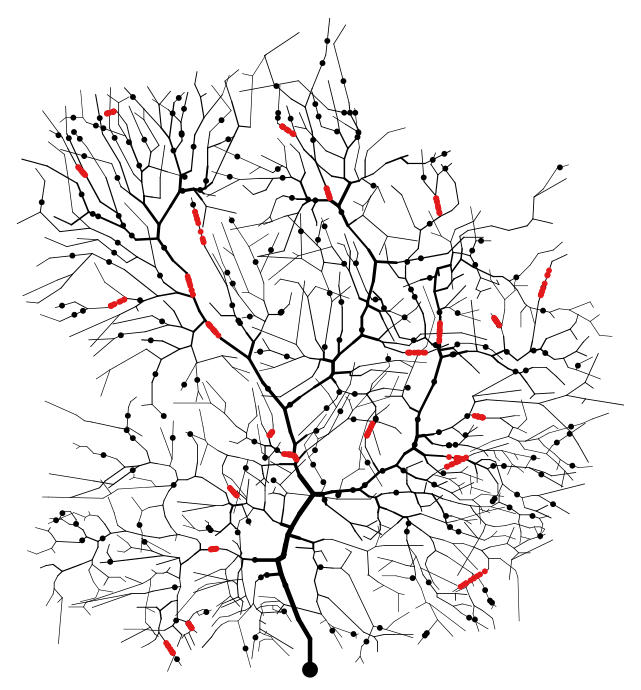

The script that drew this image:
from pathlib import Path

import matplotlib

matplotlib.use("Agg")

import matplotlib.pyplot as plt
import numpy as np
from matplotlib.collections import LineCollection


SCRIPT_DIR = Path(__file__).resolve().parent
ROOT = SCRIPT_DIR.parents[2]
LETTER = SCRIPT_DIR.name[-2]
DATA_DIR = ROOT / "nc_final_data" / "Figure2" / f"Figure2_{LETTER}1"


def canonical_name(name):
    name = str(name)
    return name.split(">.", 1)[-1] if ">." in name else name


def nearest_point(point, polyline):
    best_point = np.asarray(polyline[0], dtype=float)
    best_distance = float("inf")
    for start, stop in zip(polyline[:-1], polyline[1:]):
        start = np.asarray(start, dtype=float)
        stop = np.asarray(stop, dtype=float)
        delta = stop - start
        length_squared = float(np.dot(delta, delta))
        if length_squared <= 1e-12:
            candidate = start
        else:
            fraction = float(np.clip(np.dot(np.asarray(point) - start, delta) / length_squared, 0.0, 1.0))
            candidate = start + fraction * delta
        distance = float(np.linalg.norm(np.asarray(point) - candidate))
        if distance < best_distance:
            best_distance = distance
            best_point = candidate
    return best_point, best_distance


def geometry():
    points = np.load(DATA_DIR / "section_points.npy", allow_pickle=False)
    offsets = np.load(DATA_DIR / "section_offsets.npy", allow_pickle=False)
    names = np.load(DATA_DIR / "section_names.npy", allow_pickle=False).astype(str)
    parents = np.load(DATA_DIR / "section_parents.npy", allow_pickle=False)
    soma_index = int(np.load(DATA_DIR / "soma_index.npy", allow_pickle=False))
    synapse_sections = np.load(DATA_DIR / "synapse_section.npy", allow_pickle=False).astype(str)
    locations = np.load(DATA_DIR / "synapse_location.npy", allow_pickle=False).astype(float)
    sections = [points[offsets[i]:offsets[i + 1]] for i in range(len(names))]
    if len(names) != len(parents) or len(synapse_sections) != 500 or len(locations) != 500:
        raise ValueError("Inconsistent morphology or synapse data")
    ranges = np.ptp(np.concatenate([section[:, :3] for section in sections], axis=0), axis=0)
    axis_x, axis_y = [int(i) for i in np.argsort(ranges)[::-1][:2]]
    soma_point = tuple(sections[soma_index][:, [axis_x, axis_y]].mean(axis=0))
    segments = []
    widths = []
    for index, section in enumerate(sections):
        if index == soma_index:
            continue
        xy = section[:, [axis_x, axis_y]]
        segments.extend(zip(xy[:-1], xy[1:]))
        diameters = 0.5 * (section[:-1, 3] + section[1:, 3])
        widths.extend(np.clip(0.42 * diameters, 0.42, 3.75))
    for index, parent in enumerate(parents):
        if parent < 0:
            continue
        child_points = sections[index]
        parent_points = sections[int(parent)]
        child_xy = child_points[:, [axis_x, axis_y]]
        parent_xy = parent_points[:, [axis_x, axis_y]]
        candidates = []
        for child_index in (0, -1):
            if parent == soma_index:
                parent_point = parent_xy.mean(axis=0)
                distance = float(np.linalg.norm(child_xy[child_index] - parent_point))
            else:
                parent_point, distance = nearest_point(child_xy[child_index], parent_xy)
            candidates.append((distance, child_xy[child_index], parent_point, child_index))
        distance, child_point, parent_point, child_index = min(candidates, key=lambda item: item[0])
        if distance <= 1e-6:
            continue
        segments.append((child_point, parent_point))
        child_diameter = float(child_points[child_index, 3])
        widths.append(float(np.clip(0.42 * child_diameter, 0.42, 3.75)))
    name_map = {}
    for index, name in enumerate(names):
        name_map[name] = index
        name_map[canonical_name(name)] = index
    synapse_points = []
    for name, location in zip(synapse_sections, locations):
        index = name_map.get(name)
        if index is None:
            index = name_map.get(canonical_name(name))
        if index is None:
            raise KeyError(name)
        section = sections[index]
        target_arc = float(location) * section[-1, 4]
        x = float(np.interp(target_arc, section[:, 4], section[:, axis_x]))
        y = float(np.interp(target_arc, section[:, 4], section[:, axis_y]))
        synapse_points.append((x, y))
    coordinates = np.asarray(segments, dtype=float).reshape(-1, 2)
    width, height = np.ptp(coordinates, axis=0)
    if width > height:
        segments = [((-y0, x0), (-y1, x1)) for (x0, y0), (x1, y1) in segments]
        synapse_points = [(-y, x) for x, y in synapse_points]
        soma_point = (-soma_point[1], soma_point[0])
    return np.asarray(segments), np.asarray(widths), np.asarray(synapse_points), np.asarray(soma_point)


def main():
    segments, widths, synapse_points, soma_point = geometry()
    with plt.rc_context({"font.size": 12}):
        fig, ax = plt.subplots(figsize=(7.0, 7.0))
        ax.add_collection(LineCollection(segments, colors="black", linewidths=widths,
                                         capstyle="round", joinstyle="round", zorder=1))
        ax.scatter([soma_point[0]], [soma_point[1]], s=130.0 if LETTER == "d" else 32.5,
                   color="black", edgecolors="none", zorder=2)
        for selected, color, zorder in ((synapse_points[250:], "black", 2),
                                         (synapse_points[:250], "#E31A1C", 3)):
            if len(selected):
                x, y = selected.T
                ax.scatter(x, y, s=18.0, color=color, edgecolors="none", zorder=zorder)
        coordinates = segments.reshape(-1, 2)
        mins = coordinates.min(axis=0)
        maxs = coordinates.max(axis=0)
        padding = np.maximum((maxs - mins) * 0.025, 1.0)
        ax.set_xlim(mins[0] - padding[0], maxs[0] + padding[0])
        ax.set_ylim(mins[1] - padding[1], maxs[1] + padding[1])
        ax.set_aspect("equal", adjustable="box")
        ax.axis("off")
        fig.subplots_adjust(left=0.01, right=0.99, bottom=0.01, top=0.99)
        fig.savefig(SCRIPT_DIR / f"Figure2_{LETTER}1.pdf", format="pdf", bbox_inches="tight", pad_inches=0.02)
        plt.close(fig)


if __name__ == "__main__":
    main()
